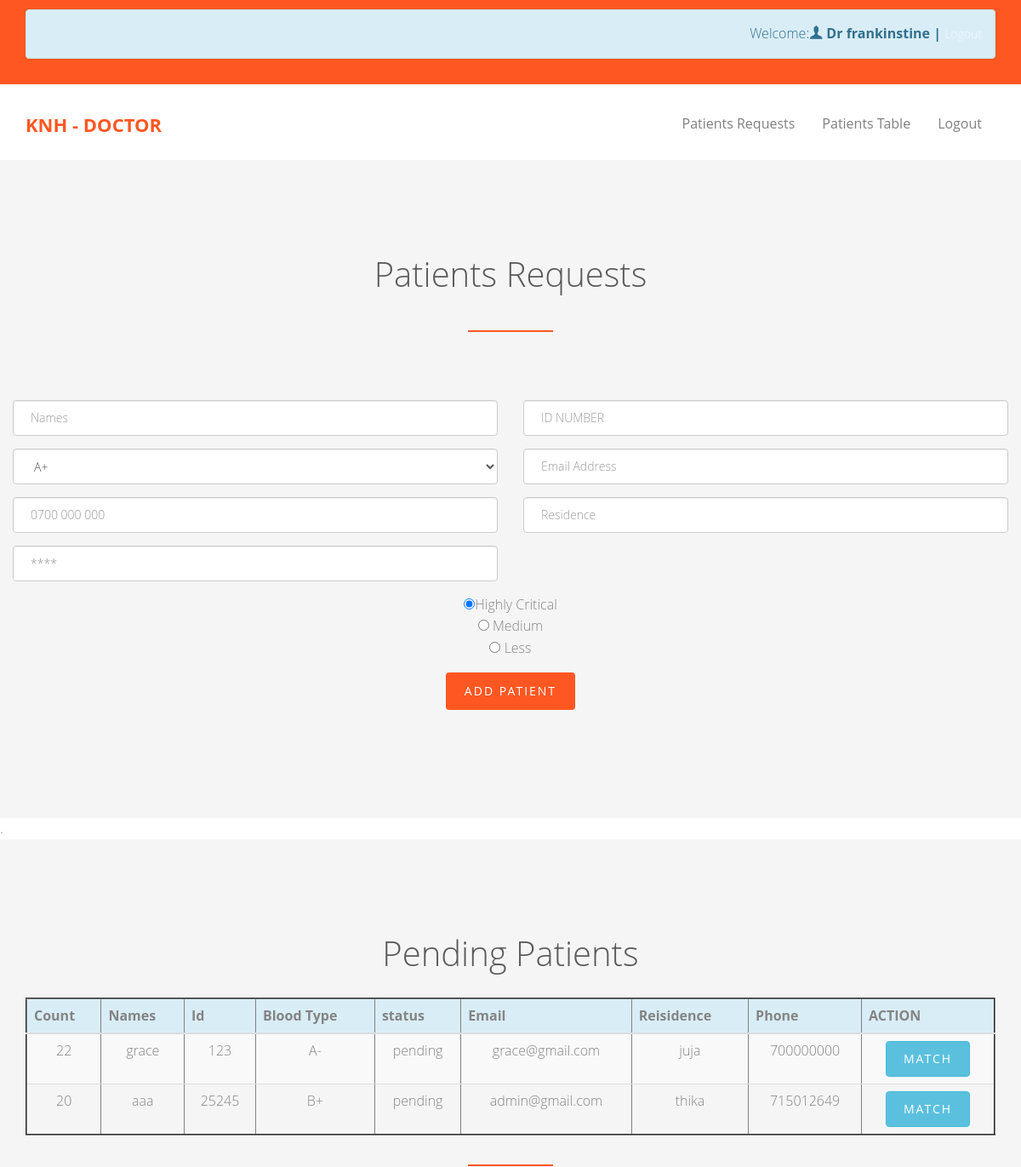
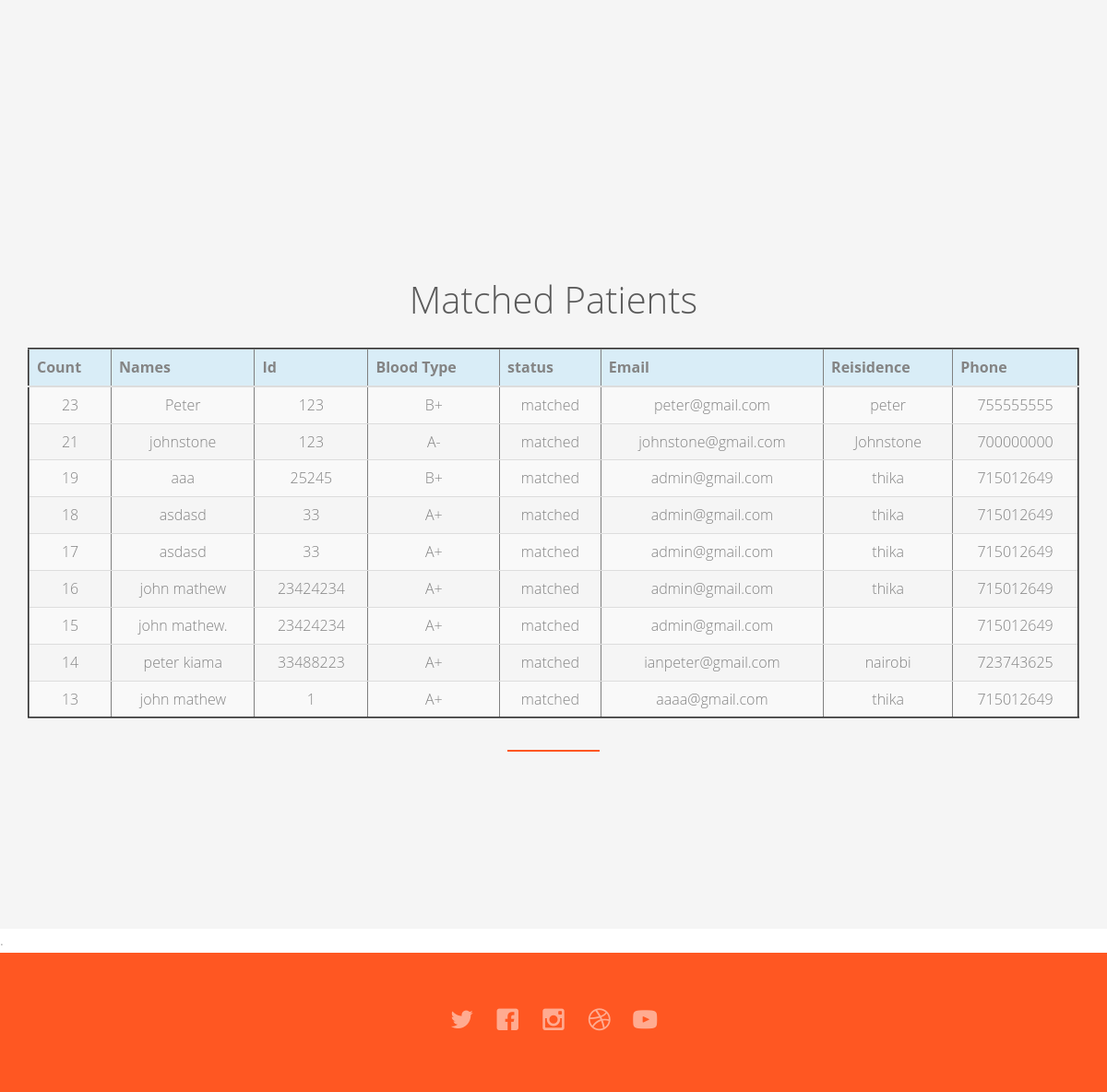
The app's page /doctor.php (signed in) with its own data (2 pictures, top to bottom).
### tables this page shows
CREATE TABLE `requests` (
  `count` int(50) NOT NULL,
  `allnames` char(100) NOT NULL,
  `nationalid` int(10) NOT NULL,
  `bloodtype` char(50) NOT NULL,
  `status` char(50) NOT NULL,
  `email` varchar(100) NOT NULL,
  `residence` varchar(50) NOT NULL,
  `phone` int(12) NOT NULL
);

### doctor.php (the view, shortened to what this page needs)
<?php
include 'db.php';
?>
<!DOCTYPE html>
<html class="no-js">
<head>
	<link rel="stylesheet" href="css/animate.css">
	<link rel="stylesheet" href="css/icomoon.css">
	<link rel="stylesheet" href="css/bootstrap.css">
	<link rel="stylesheet" href="css/superfish.css">
	<link rel="stylesheet" href="css/style.css">
</head>
<body>
	<div id="fh5co-wrapper">
		<div id="fh5co-page">
			<div class="header-top">
				<div class="container">
					<div class="row">
						<div class="col-md-6 col-sm-6 text-left fh5co-link">
						</div>
						<div class="col-md-12 col-sm-8 text-right fh5co-social">
							<?php
							if (isset($_SESSION['role'])) {
								$role = $_SESSION['role'];
								$lastname = $_SESSION['lname'];
								$lastname1 = $_SESSION['fname'];
								if ($role == 'doctor') {
									echo "<div class='alert alert-info' align ='right'> Welcome:<i class='icon-user icon-red'></i><b>  $lastname1  $lastname        | </b> <a href ='logout.php'><i class='fa fa-bars'></i>			Logout</a>   </div>";
								} else {
									echo "<script>alert('Session Error.');</script>";
								}
							} ?>
						</div>
					</div>
				</div>
			</div>
			<header id="fh5co-header-section" class="sticky-banner">
				<div class="container">
					<div class="nav-header">
						<h1 id="fh5co-logo"><a href="#">KNH - dOCTOR</a></h1>
						<nav id="fh5co-menu-wrap" role="navigation">
							<ul class="sf-menu" id="fh5co-primary-menu">
								<li><a href="#docs">Patients Requests</a></li>
								<li><a href="#doctorstable">Patients Table</a></li>
								<li><a href="logout.php">Logout</a></li>
							</ul>
						</nav>
					</div>
				</div>
			</header>
			<section id="docs" class="slider">
				<div id="fh5co-blog-section" class="fh5co-section-gray">
					<div class="container">
						<div class="row">
							<div class="col-md-8 col-md-offset-2 text-center heading-section animate-box">
								<h3>Patients Requests</h3>
							</div>
							<form method="post" action="#" autocomplete="on">
								<div class="row">
									<div class="col-md-6">
										<div class="form-group">
											<input type="text" class="form-control" name="allnames" placeholder="Names" required>
										</div>
									</div>
									<div class="col-md-6">
										<div class="form-group">
											<input type="number" class="form-control" name="number" placeholder="ID NUMBER" required>
										</div>
									</div>
									<div class="col-md-6">
										<div class="form-group">
											<select name="bloodtype" class="form-control">
												<option value="A+">A+</option>
											</select>
										</div>
									</div>
									<div class="col-md-6">
										<div class="form-group">
											<input type="email" class="form-control" name="email" placeholder="Email Address" required>
										</div>
									</div>
									<div class="col-md-6">
										<div class="form-group">
											<input type="number" class="form-control" name="phone" placeholder="0700 000 000" required>
										</div>
									</div>
									<div class="col-md-6">
										<div class="form-group">
											<input type="text" class="form-control" name="residence" placeholder="Residence" required>
										</div>
									</div>
									<div class="col-md-6">
										<div class="form-group">
											<input type="password" class="form-control" name="password" placeholder="****" required>
										</div>
									</div>
									<div class="col-md-12">
										<div class="form-group" align="Center">
											<input type="radio" name="state" value="Critical" checked>Highly Critical <br>
											<input type="radio" name="state" value="Medium"> Medium <br>
											<input type="radio" name="state" value="Less Critical"> Less </div>
									</div>
									<div class="col-md-12" align="center">
										<div class="form-group">
											<input type="submit" class="btn btn-primary" name="submitsz" value="Add Patient">
										</div>
									</div>
								</div>
							</form>
						</div>
					</div>
				</div>
		</div>
		.
		<section>
			<section id="doctorstable" class="slider">
				<div id="fh5co-feature-product" class="fh5co-section-gray">
					<div class="container">
						<div class="row">
							<div class="col-md-12 text-center heading-section">
								<h3>Pending Patients </h3>
								<table class="table table-default table-border table-striped table-responsive table-hover" border="2.1px">
									<tr class="info">
										<th>Count</th>
										<th>Names</th>
										<th>Id</th>
										<th>Blood Type</th>
										<th>status</th>
										<th>Email</th>
										<th>Reisidence</th>
										<th>Phone</th>
										<th>ACTION</th>
									</tr>
									<tbody>
										<?php
										$q1 = "SELECT * FROM requests where status='pending' order by count desc";
										$r1 = mysqli_query($conn, $q1);
										while ($ra1 = mysqli_fetch_assoc($r1)) {
											echo "<tr>";
											echo "<td>" . $ra1['count'] . "</td>";
											$count = $ra1['count'];
											echo "<td>" . $ra1['allnames'] . "</td>";
											echo "<td>" . $ra1['nationalid'] . "</td>";
											echo "<td>" . $ra1['bloodtype'] . "</td>";
											echo "<td>" . $ra1['status'] . "</td>";
											echo "<td>" . $ra1['email'] . "</td>";
											echo "<td>" . $ra1['residence'] . "</td>";
											echo "<td>" . $ra1['phone'] . "</td>";
											if ($ra1['status'] == 'pending') {
												echo '<td><a  href="state.php?count=' . $count . '" class="btn btn-info">Match</a></td>';
											} else if ($ra1['status'] == 'matched') {
												echo '<td><a  href="state1.php?count=' . $count . ' " class="btn btn-primary">Closed<span class="glyphicon glyphicon-print"></span></a></td>';
											}
											echo "</tr>";
										}
										?>
									</tbody>
							</div>
						</div>
					</div>
				</div>
	</div>
	<section id="doctorstable" class="slider">
		<div id="fh5co-feature-product" class="fh5co-section-gray">
			<div class="container">
				<div class="row">
					<div class="col-md-12 text-center heading-section">
						<h3>Matched Patients </h3>
						<table class="table table-default table-border table-striped table-responsive table-hover" border="2.1px">
							<tr class="info">
								<th>Count</th>
								<th>Names</th>
								<th>Id</th>
								<th>Blood Type</th>
								<th>status</th>
								<th>Email</th>
								<th>Reisidence</th>
								<th>Phone</th>
							</tr>
							<tbody>
								<?php
								$q1 = "SELECT * FROM requests where status='matched' order by count desc";
								$r1 = mysqli_query($conn, $q1);
								while ($ra1 = mysqli_fetch_assoc($r1)) {
									echo "<tr>";
									echo "<td>" . $ra1['count'] . "</td>";
									echo "<td>" . $ra1['allnames'] . "</td>";
									echo "<td>" . $ra1['nationalid'] . "</td>";
									echo "<td>" . $ra1['bloodtype'] . "</td>";
									echo "<td>" . $ra1['status'] . "</td>";
									echo "<td>" . $ra1['email'] . "</td>";
									echo "<td>" . $ra1['residence'] . "</td>";
									echo "<td>" . $ra1['phone'] . "</td>";
									echo "</tr>";
								}
								?>
							</tbody>
					</div>
				</div>
			</div>
		</div>
	</section>
	.
	<section>
		<footer>
			<div id="footer">
				<div class="container">
					<div class="row">
						<div class="col-md-6 col-md-offset-3 text-center">
							<p class="fh5co-social-icons">
								<a href="#"><i class="icon-twitter2"></i></a>
								<a href="#"><i class="icon-facebook2"></i></a>
								<a href="#"><i class="icon-instagram"></i></a>
								<a href="#"><i class="icon-dribbble2"></i></a>
								<a href="#"><i class="icon-youtube"></i></a>
							</p>
						</div>
					</div>
				</div>
			</div>
		</footer>
</body>
</html>

### css/icomoon.css (style rules this page uses)
[class^="icon-"], [class*=" icon-"] { font-family: 'icomoon' !important; speak: none; font-style: normal; font-weight: normal; font-variant: normal; text-transform: none; line-height: 1; -webkit-font-smoothing: antialiased; -moz-osx-font-smoothing: grayscale; }
.icon-user:before { content: "\ea37"; }
.icon-dribbble2:before { content: "\ea66"; }
.icon-facebook2:before { content: "\ea68"; }
.icon-instagram:before { content: "\ea70"; }
.icon-twitter2:before { content: "\ea7d"; }
.icon-youtube:before { content: "\ea81"; }

### css/superfish.css (style rules this page uses)
.sf-menu, .sf-menu * { margin: 0; padding: 0; list-style: none; }
.sf-menu li { position: relative; }
.sf-menu > li { float: left; }
.sf-menu a { display: block; position: relative; }
.sf-menu { float: left; margin-bottom: 1em; }
.sf-menu a { border-left: 1px solid #fff; border-top: 1px solid #dFeEFF; border-top: 1px solid rgba(255,255,255,.5); padding: .75em 1em; text-decoration: none; zoom: 1; }
.sf-menu a { color: #13a; }
.sf-menu li { background: #BDD2FF; white-space: nowrap; *white-space: normal; -webkit-transition: background .2s; transition: background .2s; }

### records on screen
requests: count "22", allnames "grace", nationalid "123", bloodtype "A-", status "pending", email "grace@gmail.com", residence "juja", phone "700000000"
requests: count "20", allnames "aaa", nationalid "25245", bloodtype "B+", status "pending", email "admin@gmail.com", residence "thika", phone "715012649"
requests: count "23", allnames "Peter", nationalid "123", bloodtype "B+", status "matched", email "peter@gmail.com", residence "peter", phone "755555555"
requests: count "21", allnames "johnstone", nationalid "123", bloodtype "A-", status "matched", email "johnstone@gmail.com", residence "Johnstone", phone "700000000"
requests: count "19", allnames "aaa", nationalid "25245", bloodtype "B+", status "matched", email "admin@gmail.com", residence "thika", phone "715012649"
requests: count "18", allnames "asdasd", nationalid "33", bloodtype "A+", status "matched", email "admin@gmail.com", residence "thika", phone "715012649"
requests: count "17", allnames "asdasd", nationalid "33", bloodtype "A+", status "matched", email "admin@gmail.com", residence "thika", phone "715012649"
requests: count "16", allnames "john mathew", nationalid "23424234", bloodtype "A+", status "matched", email "admin@gmail.com", residence "thika", phone "715012649"
requests: count "15", allnames "john mathew.", nationalid "23424234", bloodtype "A+", status "matched", email "admin@gmail.com", phone "715012649"
requests: count "14", allnames "peter kiama", nationalid "33488223", bloodtype "A+", status "matched", email "ianpeter@gmail.com", residence "nairobi", phone "723743625"
requests: count "13", allnames "john mathew", nationalid "1", bloodtype "A+", status "matched", email "aaaa@gmail.com", residence "thika", phone "715012649"

### other values on screen
$lastname1 "Dr"
$lastname "frankinstine"
